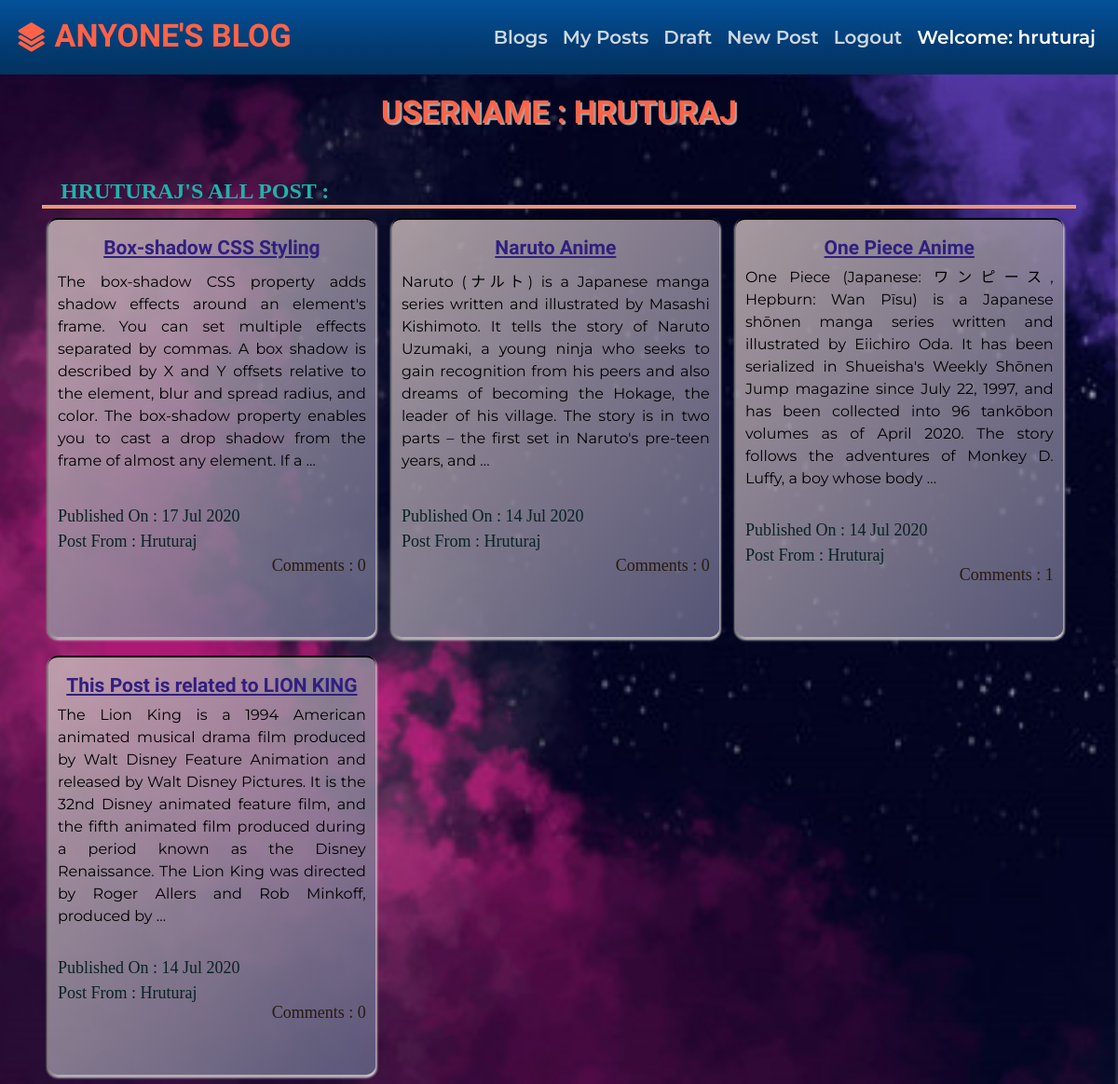
The page /blog/userPosts/hruturaj (signed in) on the database its author committed.
### blog/models.py (models this page shows, shortened)
class Post(models.Model):
    user = models.ForeignKey(User, related_name='posts', on_delete=models.CASCADE)
    title = models.CharField(max_length=200)
    message = models.TextField()
    message_html = models.TextField(editable=False)
    image = models.ImageField(upload_to='blog_images', blank=True)
    create_date = models.DateTimeField(default=timezone.now)
    published_date = models.DateTimeField(blank=True, null=True)
    def approve_comments(self):
        return self.comments.filter(approved_comments=True)

class Comment(models.Model):
    post = models.ForeignKey('Post', related_name='comments', on_delete=models.CASCADE)
    author = models.CharField(max_length=200)
    message = models.TextField()
    message_html = models.TextField(editable=False)
    create_date = models.DateTimeField(default=timezone.now)
    approved_comments = models.BooleanField(default=False)

### blog/views.py (the view)
# urls.py: path('userPosts/<str:userName>', views.userPosts, name="userPosts"),
def userPosts(request, userName):
    posts = Post.objects.filter(published_date__lte=timezone.now()).order_by('-published_date')
    return render(request, 'blog/userPosts.html', {'posts':posts, 'userPost':userName})

### blog/templates/blog/userPosts.html
{% extends 'base.html' %} {% block content %}
<div class="user-info">
    <h4 class="user-info--Username">Username : {{userPost}} </h4>
</div>
<div class="post">
    <h6 class="userPost--postTitle">{{userPost}}'s All Post : </h6>
    {% for post in posts %} {% if post.user.username == userPost %}
    <div class="postBlock">
        <a class="postHeader" href="{% url 'blog:postDetail' pk=post.pk %}">{{post.title}}</a>
        <p class="postMessage">
            {{post.message|safe|truncatewords:58}}
        </p>
        <p class="postDate">Published On : {{post.published_date|date:"d M Y"}}
            <br> <span class="postFrom">Post From : {{post.user.username}}</span>
        </p>
        <a class="commentCount" href="{% url 'blog:postDetail' pk=post.pk %}">Comments : {{post.approve_comments|length}}</a>
        <br>
    </div>
    {% endif %}{% endfor %}
</div>
{% endblock %}

### templates/base.html (shortened to what this page needs)
<!DOCTYPE html>
<html lang="en">
{% load static %}
<head>
    <link rel="stylesheet" href="https://stackpath.bootstrapcdn.com/bootswatch/4.5.0/cerulean/bootstrap.min.css">
    <link rel="stylesheet" href="{% static 'css/master.css' %}">
    <link href="https://cdn.jsdelivr.net/npm/remixicon@2.5.0/fonts/remixicon.css" rel="stylesheet">
</head>
<body>
    <div class="bgImage"> </div>
    <nav class="navbar navbar-expand-lg navbar-dark bg-dark fixed-top">
        <a class="navbar-brand" href="{% url 'home' %}"> <span class="navbar-brand-logo"><i class="ri-stack-fill" style="vertical-align: middle;"></i> Anyone's Blog</span> </a>
        <div class="collapse navbar-collapse navbar-headers" id="navbarColor01">
            <ul class="navbar-nav navbar-right">
                <li class="nav-item">
                    <a class="nav-link navLinkFont navbar-text" href="{% url 'blog:postList' %}">Blogs</a>
                </li>
                {% if user.is_authenticated %}
                <li class="nav-item">
                    <a class="nav-link navLinkFont navbar-text" href="{% url 'blog:userPosts' userName=user.username %}">My Posts</a>
                </li>
                <li class="nav-item">
                    <a class="nav-link navLinkFont navbar-text" href="{% url 'blog:postDraft' %}">Draft</a>
                </li>
                <li class="nav-item ">
                    <a class="nav-link navLinkFont navbar-text" href="{% url 'blog:newPost' %}">New Post</a>
                </li>
                <li class="nav-item">
                    <a class="nav-link navLinkFont navbar-text" href="{% url 'accounts:logout' %}">Logout</a>
                </li>
                <li class="nav-item">
                    <a class="nav-link navLinkFont active navbar-text"> Welcome: {{ user.username }}</a>
                </li>
                {% endif %}
            </ul>
        </div>
    </nav>
    <div class="container mainBlockContainer">
        {% block content %}{% endblock %}
    </div>
</body>
</html>

### static/css/master.css (style rules this page uses)
body { font-family: 'Montserrat'; }
.bgImage { background-image: url('/media/bg_01.jpg'); background-origin: border-box; background-clip: border-box; background-position: left 10% bottom 30%; background-repeat: space; background-size: cover; height: 100%; width: 100%; z-index: -1; margin: 0; position: fixed; top: 0; }
nav a span.navbar-brand-logo { font-family: 'Limelight'; font-size: 34px; color: tomato; text-transform: uppercase; font-weight: bold; }
.navbar-headers { font-family: 'Montserrat'; font-size: 18px; }
.mainBlockContainer { margin-top: 100px; }
.navbar-text { font-weight: 600; font-size: 20px; }
.post { width: 100%; margin: auto; }
.post .postBlock { width: 31.6%; display: inline-grid; text-align: justify; padding: 15px 10px 10px 10px; box-shadow: 2px 2px 2px rgba(207, 202, 202, 0.671), -2px 2px 2px gray, 0 3px 3px whitesmoke; margin: 10px 7px; border-top: 2px solid black; height: 450px; background: linear-gradient(to bottom right, rgba(199, 183, 183, 0.837), rgba(99, 99, 133, 0.853)); border-radius: 10px; }
.post .postBlock .postHeader { font-family: 'Fondamento'; font-size: 21px; margin: 0; text-decoration: underline; padding: 0 5px 0 5px; text-align: center; color: rgb(48, 31, 128); font-weight: bold; }
.post .postBlock .postFrom { font-family: serif; font-size: 18px; margin: 0; font-weight: 500; text-transform: capitalize; color: rgb(8, 34, 34); }
.post .postBlock .postDate { font-family: serif; font-size: 18px; margin: 0; font-weight: 500; display: block; padding-top: 25px; color: rgb(8, 34, 34); }
.post .postBlock .postMessage { font-size: 16px; margin: 0; font-weight: 400; color: black; }
.post .postBlock .commentCount { font-family: serif; font-size: 18px; text-align: right; margin: 0; position: relative; bottom: 10px; color: rgb(41, 26, 12); }
.user-info { display: block; text-align: center; }
.user-info--Username { font-size: 34px; font-family: 'Fondamento'; text-transform: uppercase; text-align: center; color: tomato; font-weight: bolder; text-shadow: 2px 2px 1px darkgray; }
.userPost--postTitle { font-size: 24px; text-transform: uppercase; font-family: serif; margin: 50px 0 0 0px; text-align: initial; color: lightseagreen; font-weight: 600; border-bottom: 4px solid darksalmon; padding: 0 0 0 20px; }

### rows shown on the page
Post: title "Box-shadow CSS Styling", message "The box-shadow CSS property adds shadow effects around an element's frame. You can set multiple effects separated by commas. A box shadow is described by X and Y offsets relative to the element, blur and spread radius, and color. The box-shadow property enables you to cast a drop shadow from the frame of almost any element. If a …", published_date "17 Jul 2020", user.username "Hruturaj", approve_comments|length "0"
Post: title "Naruto Anime", message "Naruto (ナルト) is a Japanese manga series written and illustrated by Masashi Kishimoto. It tells the story of Naruto Uzumaki, a young ninja who seeks to gain recognition from his peers and also dreams of becoming the Hokage, the leader of his village. The story is in two parts – the first set in Naruto's pre-teen years, and …", published_date "14 Jul 2020", user.username "Hruturaj", approve_comments|length "0"
Post: title "One Piece Anime", message "One Piece (Japanese: ワンピース, Hepburn: Wan Pīsu) is a Japanese shōnen manga series written and illustrated by Eiichiro Oda. It has been serialized in Shueisha's Weekly Shōnen Jump magazine since July 22, 1997, and has been collected into 96 tankōbon volumes as of April 2020. The story follows the adventures of Monkey D. Luffy, a boy whose body …", published_date "14 Jul 2020", user.username "Hruturaj", approve_comments|length "1"
Post: title "This Post is related to LION KING", message "The Lion King is a 1994 American animated musical drama film produced by Walt Disney Feature Animation and released by Walt Disney Pictures. It is the 32nd Disney animated feature film, and the fifth animated film produced during a period known as the Disney Renaissance. The Lion King was directed by Roger Allers and Rob Minkoff, produced by …", published_date "14 Jul 2020", user.username "Hruturaj", approve_comments|length "0"

### other values the page prints
{{ user.username }} "hruturaj"
{{ userPost }} "HRUTURAJ"
